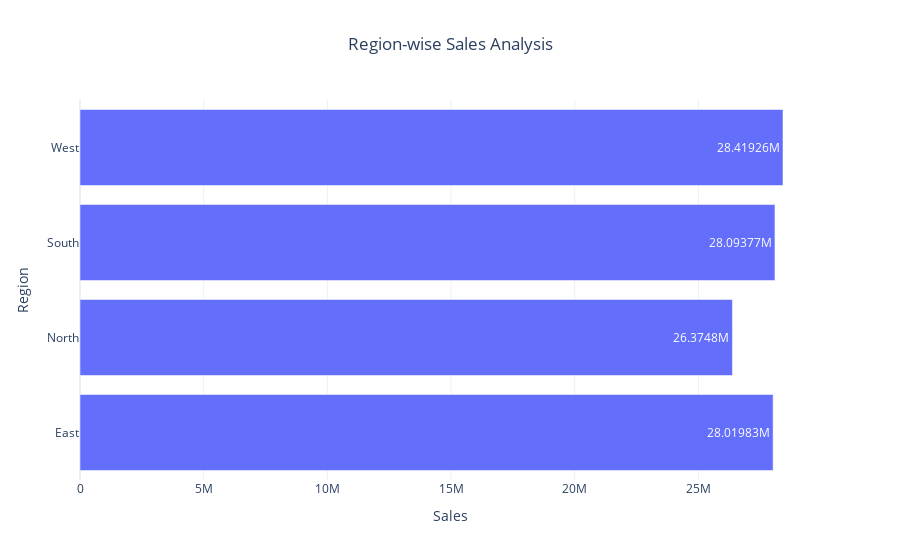

Notebook source saved alongside this figure:
### Code cell
fig = px.bar(
    region_sales,
    x='Sales',
    y='Region',
    orientation='h',
    text_auto=True,
    title='Region-wise Sales Analysis'
)

fig.update_layout(template='plotly_white', title_x=0.5)
fig.show()

print("Insight: Regional comparison helps identify strong and weak markets.")

### Figure 1 — Plotly figure (JSON) as saved in the notebook; plotly's stock layout.template omitted (floating-point values rounded to 4 significant figures)
{"data": [{"alignmentgroup": "True", "hovertemplate": "Sales=%{x}<br>Region=%{y}<extra></extra>", "legendgroup": "", "marker": {"color": "#636efa", "pattern": {"shape": ""}}, "name": "", "offsetgroup": "", "orientation": "h", "showlegend": false, "textposition": "auto", "texttemplate": "%{x}", "type": "bar", "x": [28020000.0, 26370000.0, 28090000.0, 28420000.0], "xaxis": "x", "y": ["East", "North", "South", "West"], "yaxis": "y"}], "layout": {"barmode": "relative", "legend": {"tracegroupgap": 0}, "title": {"text": "Region-wise Sales Analysis", "x": 0.5}, "xaxis": {"anchor": "y", "domain": [0, 1], "title": {"text": "Sales"}}, "yaxis": {"anchor": "x", "domain": [0, 1], "title": {"text": "Region"}}}}
